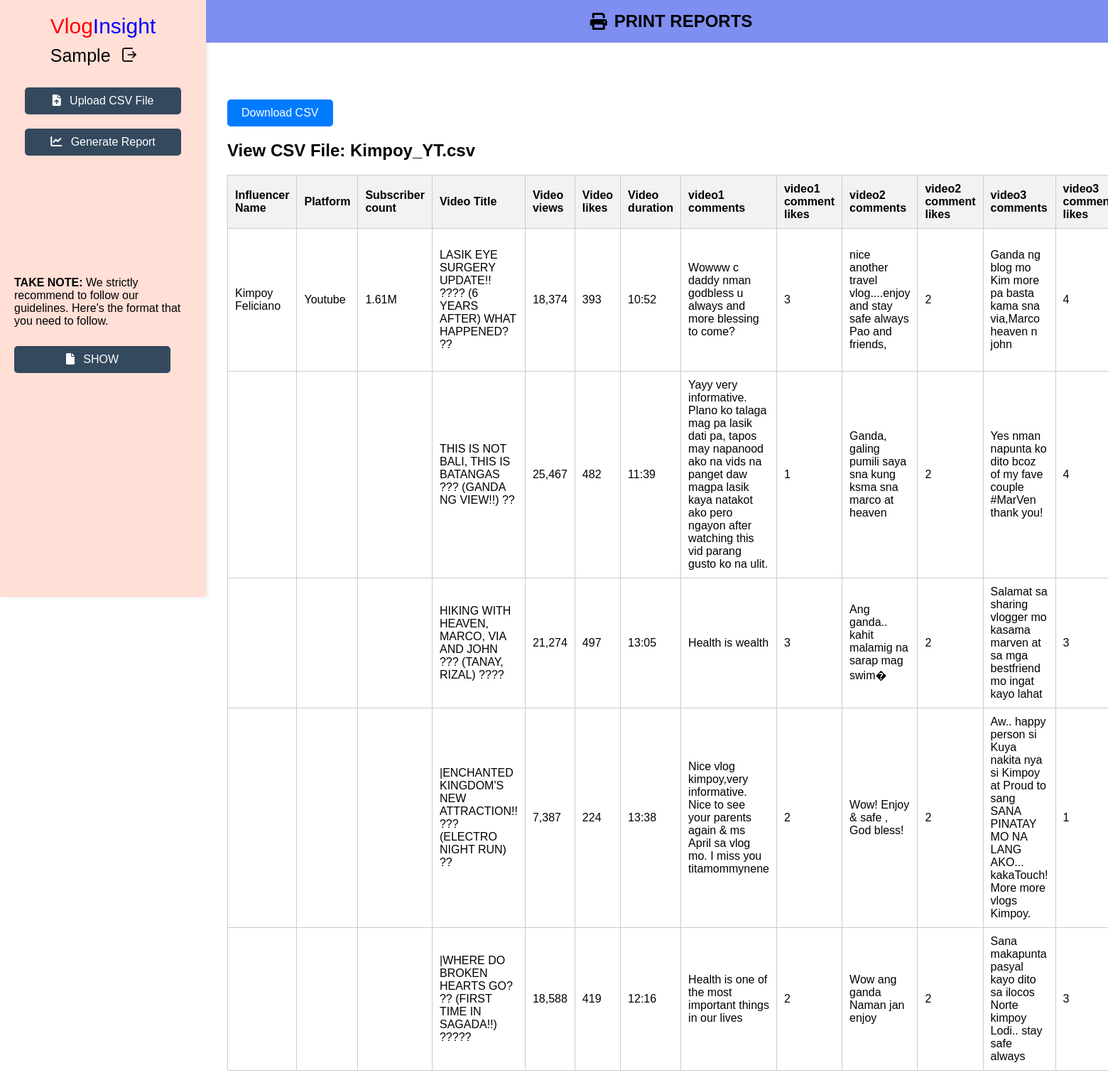
Screenshot of /view_file.php?id=28 (signed in) with the database file from the repository.
### tables this page shows
CREATE TABLE `csv_data` (
  `id` int(11) NOT NULL,
  `file_name` varchar(255) NOT NULL,
  `file_data` longblob NOT NULL,
  `uploaded_at` timestamp NOT NULL DEFAULT current_timestamp(),
  `uploaded_by` varchar(255) NOT NULL
);

### view_file.php (the view, shortened to what this page needs)
<?php
include 'db.php';
if (isset($_GET['id'])) {
    $fileId = $_GET['id'];
    $stmt = $con->prepare("SELECT file_name, file_data FROM csv_data WHERE id = ?");
    $stmt->bind_param("i", $fileId);
    $stmt->execute();
    $stmt->bind_result($fileName, $fileData);
    if ($fileName && $fileData) {
        $rows = explode("\n", trim($fileData));
        $table = '<table>';
        if (!empty($rows[0])) {
            $header = str_getcsv(array_shift($rows));
            $table .= '<tr>';
            foreach ($header as $col) {
                $table .= '<th>' . htmlspecialchars(trim($col)) . '</th>';
            }
            $table .= '</tr>';
        }
        foreach ($rows as $row) {
            $cols = str_getcsv($row);
            $table .= '<tr>';
            foreach ($cols as $col) {
                $table .= '<td>' . htmlspecialchars(trim($col)) . '</td>';
            }
            $table .= '</tr>';
        }
        $table .= '</table>';
        echo '<!DOCTYPE html>
        <html lang="en">
        <head>
            <meta charset="UTF-8">
            <meta name="viewport" content="width=device-width, initial-scale=1.0">
            <title>View CSV - ' . htmlspecialchars($fileName) . '</title>
            <link rel="stylesheet" href="https://cdnjs.cloudflare.com/ajax/libs/font-awesome/6.0.0-beta3/css/all.min.css">
            <style>
                body {
                    font-family: Arial, sans-serif;
                    margin: 0;
                    padding: 0;
                }
              .c-area {
               padding: 20px;
               position:absolute;
               top: 100px;
               left: 300px;
                }
                table {
                    width: 100%;
                    border-collapse: collapse;
                }
                table, th, td {
                    border: 1px solid #ccc;
                }
                th, td {
                    padding: 10px;
                    text-align: left;
                }
                th {
                    background-color: #f2f2f2;
                }
                .view-button {
                    display: inline-block;
                    padding: 10px 20px;
                    margin-top: 20px;
                    background-color: #007bff;
                    color: white;
                    text-decoration: none;
                    border-radius: 5px;
                    transition: background-color 0.3s;
                }
                .view-button:hover {
                    background-color: #0056b3;
                }
                @media (max-width: 600px) {
                    table {
                        font-size: 14px;
                    }
                }
            </style>
        </head>
        <body>
        <div class="c-area">
            <a href="uploads/' . htmlspecialchars($fileName) . '" download class="view-button">Download CSV</a>
            <h2>View CSV File: ' . htmlspecialchars($fileName) . '</h2>
            ' . $table . '
        </div>
        </body>
        </html>';
    } else {
        echo "File not found.";
    }
} else {
    echo "No file specified.";
}

### css/home.css (style rules this page uses)
body { font-family: Arial, sans-serif; margin: 0; padding: 0; display: flex; height: 100vh; }
.v1 { color: red; font-size:30px; }
.s1 { color:blue; font-size:30px; }
.sidebar { width: 250px; background-color: #FFDFD6; color: black; display: flex; flex-direction: column; align-items: center; padding: 20px; }
.profile { margin-bottom: 20px; }
h1 { font-size: 24px; margin: 0; }
.user-info { display: flex; align-items: center; margin-top: 10px; }
.username { margin-right: 10px; }
.logout-button { background: none; border: none; cursor: pointer; }
.logout-button img { width: 20px; height: 20px; }
.nav-menu { display: flex; flex-direction: column; }
.nav-menu a { display: block; color: white; text-decoration: none; margin: 10px 0; padding: 10px; border-radius: 5px; background-color: #34495e; width: 200px; text-align: center; }
.nav-menu i { margin-right: 8px; }
.purple-section { width: 100%; background-color: #7E8EF1; color: black; display: flex; align-items: center; justify-content: center; padding: 10px; box-sizing: border-box; height: 60px; }

### view_file.php (style rules this page uses)
body { font-family: Arial, sans-serif; margin: 0; padding: 0; }
.c-area { padding: 20px; position:absolute; top: 100px; left: 300px; }
table { width: 100%; border-collapse: collapse; }
table, th, td { border: 1px solid #ccc; }
th, td { padding: 10px; text-align: left; }
th { background-color: #f2f2f2; }
.view-button { display: inline-block; padding: 10px 20px; margin-top: 20px; background-color: #007bff; color: white; text-decoration: none; border-radius: 5px; transition: background-color 0.3s; }

### rows the page displays
csv_data: file_name+file_data "Vlog Insight Sample Upload CSV File Generate Report TAKE NOTE: We strictly recommend to follow our guidelines. Here's the format that you need to follow. SHOW PRINT REPORTS", file_name "Kimpoy_YT.csv"

### other values shown
$col "Influencer Name"
$col "Platform"
$col "Subscriber count"
$col "Video Title"
$col "Video views"
$col "Video likes"
$col "Video duration"
$col "video1 comments"
$col "video1 comment likes"
$col "video2 comments"
$col "video2 comment likes"
$col "video3 comments"
$col "Kimpoy Feliciano"
$col "Youtube"
$col "1.61M"
